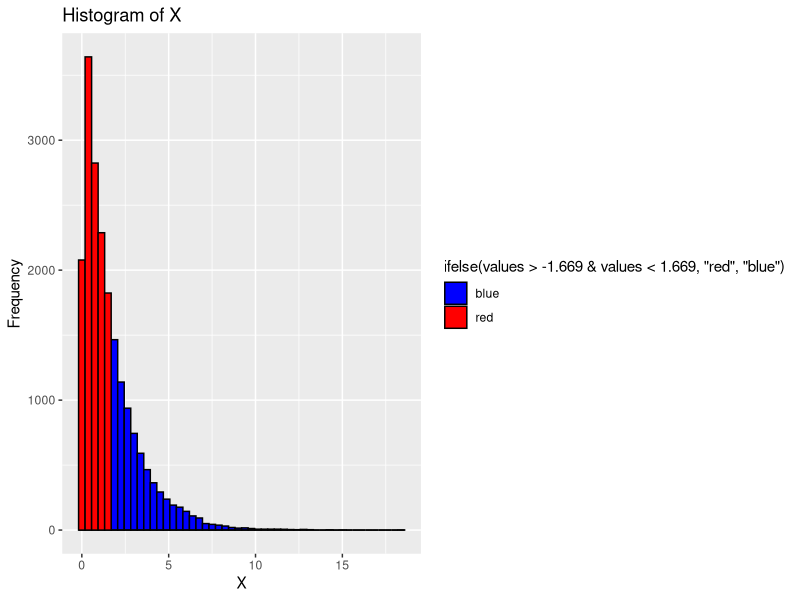

Generate this figure with R:
library(ggplot2)
set.seed(123)


data <- data.frame(values = rexp(1000 * 20, rate = 0.6))

histogram <- ggplot(data, aes(x = values)) +
  geom_histogram(aes(fill = ifelse(values > -1.669 & values < 1.669, "red", "blue")),
    bins = 50,
    col = "black", position = "identity"
  ) +
  scale_fill_manual(values = c("blue", "red")) + # Assign colors to the specified ranges
  labs(title = "Histogram of X", x = "X", y = "Frequency")

print(histogram)
